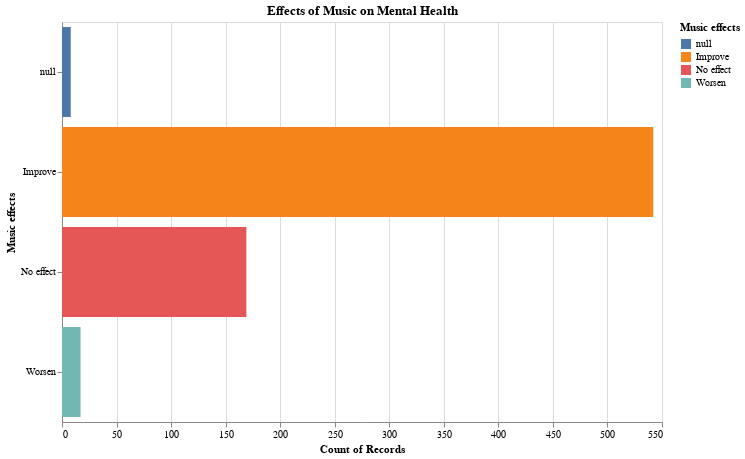

The cell this chart's notebook holds for it:
### Code cell
import altair as alt
import pandas as pd

# Load data
music_df = pd.read_csv('Music_Mental_Health.csv')

# Define selection
selection = alt.selection_multi(fields=['Music effects'], bind='legend')

# Define chart
chart = alt.Chart(music_df).mark_bar().encode(
    x='count()',
    y='Music effects',
    color=alt.condition(selection, 'Music effects', alt.value('gray')),
    tooltip=['Music effects', 'count()']
).properties(
    width=600,
    height=400,
    title='Effects of Music on Mental Health'
).add_selection(selection)

# Add interactivity
chart.interactive()

### Figure 1 — Vega-Lite specification as saved in the notebook (floating-point values rounded to 4 significant figures; data arrays with more than 128 entries replaced by an {"elided": "..."} marker saying what was removed)
{"config": {"view": {"continuousWidth": 400, "continuousHeight": 300}}, "data": {"name": "data-dcc4b8753aba912251e25517720ef465"}, "mark": "bar", "encoding": {"color": {"condition": {"field": "Music effects", "type": "nominal", "selection": "selector003"}, "value": "gray"}, "tooltip": [{"field": "Music effects", "type": "nominal"}, {"aggregate": "count", "type": "quantitative"}], "x": {"aggregate": "count", "type": "quantitative"}, "y": {"field": "Music effects", "type": "nominal"}}, "height": 400, "selection": {"selector003": {"type": "multi", "fields": ["Music effects"], "bind": "legend"}, "selector004": {"type": "interval", "bind": "scales", "encodings": ["x", "y"]}}, "title": "Effects of Music on Mental Health", "width": 600, "$schema": "https://vega.github.io/schema/vega-lite/v4.17.0.json", "datasets": {"data-dcc4b8753aba912251e25517720ef465": {"elided": "736 records"}}}
